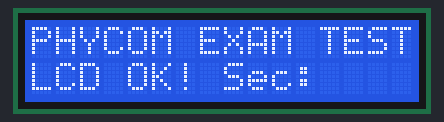
Recording of a sketch running on a simulated Arduino Uno, built with avr-gcc and run on an emulated ATmega328P. Parts: 16×2 character LCD. What the sketch prints to the serial monitor is not drawn.

Above: at 1.2 s.
At 2.4 s:
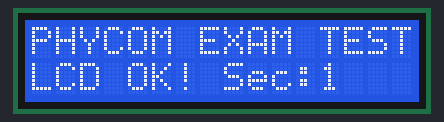
At 10.7 s:
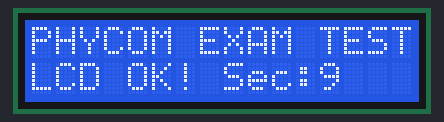
At 20.0 s:
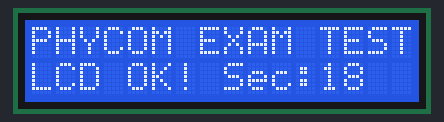
At 29.4 s:
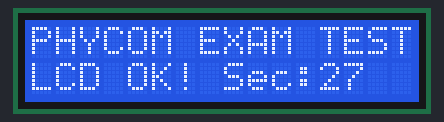
At 38.7 s:
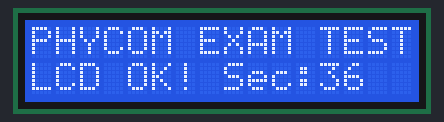

Measured:
- what the display in image 0 shows lasts 1.2 s, from 1.2 s to 2.4 s
- what the display in image 1 shows lasts 1.0 s, from 2.4 s to 3.4 s

The sketch:

check_lcd_i2c.ino
```cpp
/*
  =============================================================================
  [PHYCOM EXAM] 7. โค้ดตรวจสอบจอแสดงผล Liquid Crystal Display (LCD 1602 I2C)
  =============================================================================

  📖 คำแนะนำการต่อสาย (Wiring Instructions):
  -----------------------------------------------------------------------------
  จอ LCD 1602 พร้อมโมดูลแปลง I2C Backpack (บอร์ดสีดำหรือสีฟ้าที่ติดอยู่หลังจอ)
  มีสายเชื่อมต่อเพียง 4 เส้นเท่านั้น:
    - ขาที่ 1: GND  ---> ต่อเข้าช่อง GND บนบอร์ด Arduino
    - ขาที่ 2: VCC  ---> ต่อเข้าช่อง 5V บนบอร์ด Arduino
    - ขาที่ 3: SDA  ---> ต่อเข้าช่อง SDA (หรือช่อง Analog In A4) บนบอร์ด Arduino
    - ขาที่ 4: SCL  ---> ต่อเข้าช่อง SCL (หรือช่อง Analog In A5) บนบอร์ด Arduino

  📦 การติดตั้ง Library ในโปรแกรม Arduino IDE:
  -----------------------------------------------------------------------------
  1. ไปที่แถบเมนูด้านบน: Sketch -> Include Library -> Manage Libraries...
  2. ในช่องค้นหา พิมพ์ว่า: "LiquidCrystal I2C"
  3. เลือกติดตั้งเวอร์ชันของ "Frank de Brabander" หรือ "Marco Schwartz"

  ⚠️ ปัญหาที่พบบ่อยมากในการสอบ (Troubleshooting):
  -----------------------------------------------------------------------------
  1. หน้าจอมีไฟ Backlight ติด แต่ไม่เห็นตัวหนังสือเลย (ขึ้นเป็นช่องสี่เหลี่ยมทึบ หรือจางหาย):
       ---> แก้โดยใช้ไขควงแบนขนาดเล็กหมุนตัวต้านทานปรับค่าได้ (Potentiometer สีฟ้า)
            ที่อยู่ด้านหลังโมดูล I2C หมุนช้าๆ เพื่อปรับความเข้ม (Contrast) จนตัวอักษรคมชัด
  2. ข้อความไม่ออกเลยแม้จะปรับ Contrast แล้ว:
       ---> โมดูลบางยี่ห้อใช้ Address เป็น 0x3F แทนที่จะเป็น 0x27
            ให้ลองเปลี่ยนบรรทัด `LiquidCrystal_I2C lcd(0x27, 16, 2);`
            เป็น `LiquidCrystal_I2C lcd(0x3F, 16, 2);`

  🔍 วิธีทดสอบและตรวจสอบผลลัพธ์ (How to Test & Expected Output):
  -----------------------------------------------------------------------------
  1. อัปโหลดโค้ดลงบอร์ด
  2. ผลลัพธ์บนหน้าจอ LCD:
       - บรรทัดที่ 1 จะขึ้นข้อความ: "PHYCOM EXAM TEST"
       - บรรทัดที่ 2 จะขึ้นข้อความ: "LCD OK! Sec: xx" โดยตัวเลข xx จะนับเพิ่มขึ้นเรื่อยๆ ทุก 1 วินาที
  =============================================================================
*/

#include <Wire.h>
#include <LiquidCrystal_I2C.h>

// กำหนด Address (ปกติคือ 0x27 หรือ 0x3F) และขนาดจอ (16 ตัวอักษร, 2 บรรทัด)
LiquidCrystal_I2C lcd(0x27, 16, 2);

int counter = 0;

void setup() {
  Serial.begin(9600);
  delay(1000);
  Serial.println("==========================================");
  Serial.println("      LCD 1602 (I2C) Diagnostic Test      ");
  Serial.println("==========================================");

  // เริ่มต้นการทำงานของจอ LCD
  lcd.init();
  lcd.backlight(); // เปิดไฟส่องสว่างด้านหลังจอ

  // พิมพ์ข้อความในบรรทัดแรก (คอลัมน์ 0, แถว 0)
  lcd.setCursor(0, 0);
  lcd.print("PHYCOM EXAM TEST");

  // พิมพ์ข้อความในบรรทัดที่สอง (คอลัมน์ 0, แถว 1)
  lcd.setCursor(0, 1);
  lcd.print("LCD OK! Sec:");

  Serial.println("ข้อความถูกส่งไปยังหน้าจอแล้ว หากยังไม่เห็นตัวอักษรให้หมุนปรับปุ่มสีฟ้าหลังจอ");
}

void loop() {
  delay(1000);
  counter++;

  // อัปเดตตัวเลขวินาทีที่ตำแหน่งคอลัมน์ที่ 12 แถวที่ 1
  lcd.setCursor(12, 1);
  lcd.print("    "); // ล้างค่าตัวเลขเก่า
  lcd.setCursor(12, 1);
  lcd.print(counter);

  Serial.print("จอ LCD ทำงานปกติ | เวลาทำงาน: ");
  Serial.print(counter);
  Serial.println(" วินาที");
}
```
